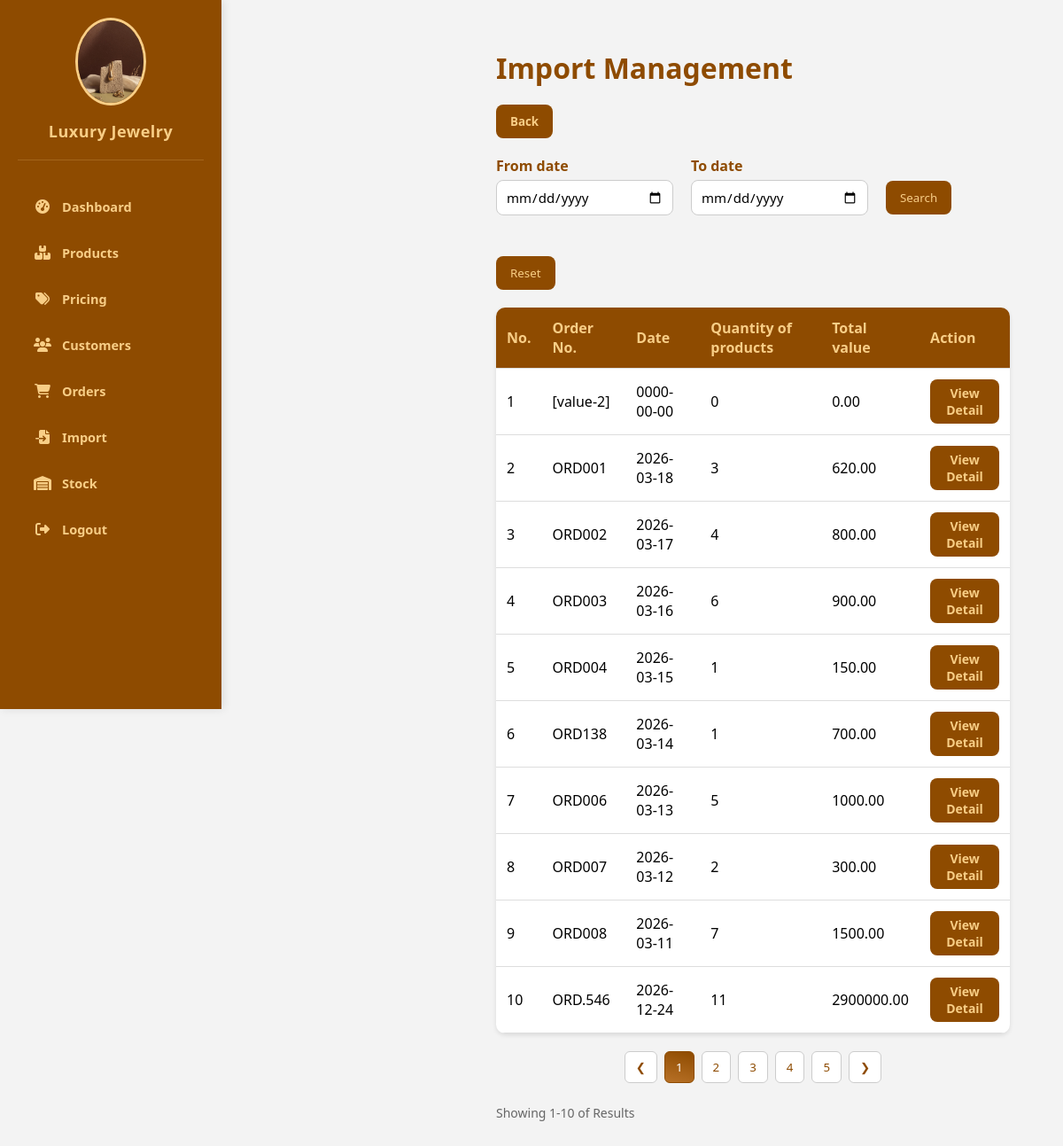
Page /admin/Import_product/search_form.php on the earlier database version.
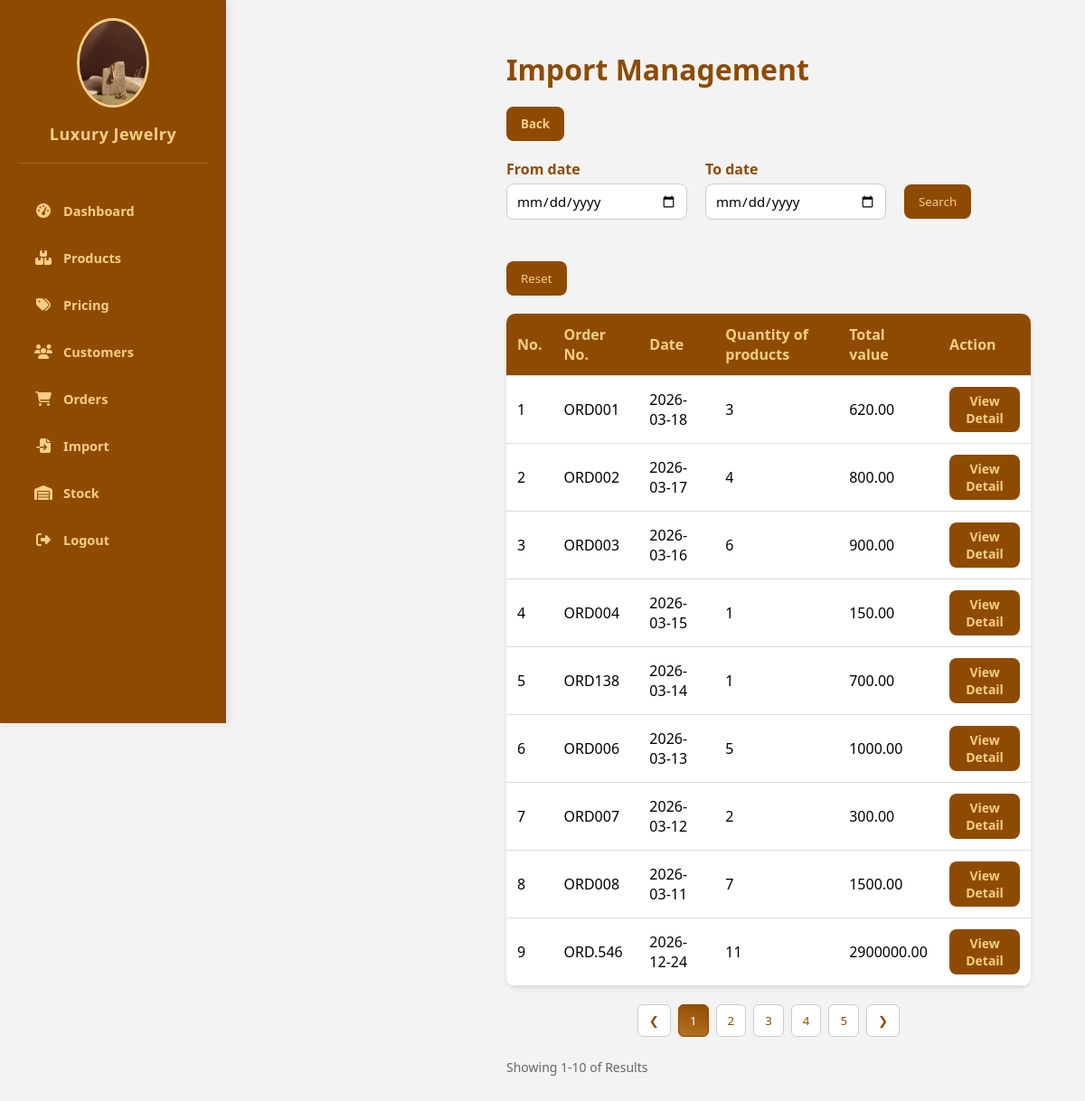
Same page on the later database version.
### tables this page shows
CREATE TABLE `goods_receipt` (
  `id` int(11) NOT NULL AUTO_INCREMENT,
  `order_number` varchar(50) NOT NULL,
  `entry_date` date NOT NULL,
  `supplier` varchar(255) DEFAULT NULL,
  `total_quantity` int(11) DEFAULT 0,
  `total_value` decimal(15,2) DEFAULT 0.00,
  `status` enum('Draft','Completed') DEFAULT 'Draft',
  `created_at` timestamp NOT NULL DEFAULT current_timestamp(),
  PRIMARY KEY (`id`)
);

### admin/Import_product/search_form.php (the view, shortened to what this page needs)
<!DOCTYPE html>
<html lang="vi">
<head>
  <link rel="stylesheet" href="../admin_function.css">
  <link rel="stylesheet" href="https://cdnjs.cloudflare.com/ajax/libs/font-awesome/6.4.0/css/all.min.css">
</head>
<body>
<?php include '../sidebar_include.php'; ?>
<div class="content">
  <main>
    <header><h1>Import Management</h1></header>
    <div class="back-button-container">
      <button type="button" class="btn" onclick="window.location.href='import_management.php'">Back</button>
    </div>
    <div class="search-section">
      <div class="search-group">
        <label class="search-label">From date</label>
        <input type="date" class="search-input">
      </div>
      <div class="search-group">
        <label class="search-label">To date</label>
        <input type="date" class="search-input">
      </div>
      <button class="btn-search" onclick="window.location.href='search_form.php'">Search</button>
      <button class="btn-reset">Reset</button>
    </div>
    <div class="user-list">
      <table>
        <thead>
          <tr>
            <th>No.</th>
            <th>Order No.</th>
            <th>Date</th>
            <th>Quantity of products</th>
            <th>Total value</th>
            <th>Action</th>
          </tr>
        </thead>
        <?php
        include __DIR__ . "/../../config/config.php";
        $sql = "SELECT * FROM goods_receipt WHERE 1";
        $result = $conn->query($sql);
        $i=1;
        ?>
        <tbody>
            <?php while($row = $result->fetch_assoc()): ?>
            <tr>
              <td><?= $i++ ?></td>
              <td><?= $row['order_number'] ?></td>
              <td><?= $row['entry_date'] ?></td>
              <td><?= $row['total_quantity'] ?></td>
              <td><?= $row['total_value'] ?></td>
              <td>
                <a href="entry_form_detail.php?id=<?= $row['id'] ?>" class="btn small">View Detail</a>
              </td>
            </tr>
        <?php endwhile; ?>
        </tbody>
      </table>
    </div>
    <div class="pagination">
      <button class="pagination-btn">&#10094;</button>
      <button class="pagination-btn active">1</button>
      <button class="pagination-btn">2</button>
      <button class="pagination-btn">3</button>
      <button class="pagination-btn">4</button>
      <button class="pagination-btn">5</button>
      <button class="pagination-btn">&#10095;</button>
    </div>
    <div class="pagination-info">Showing 1-10 of Results</div>
  </main>
</div>
</body>
</html>

Differences in the rows shown:
removed goods_receipt: order_number "[value-2]", entry_date "0000-00-00", total_quantity "0", total_value "0.00"
